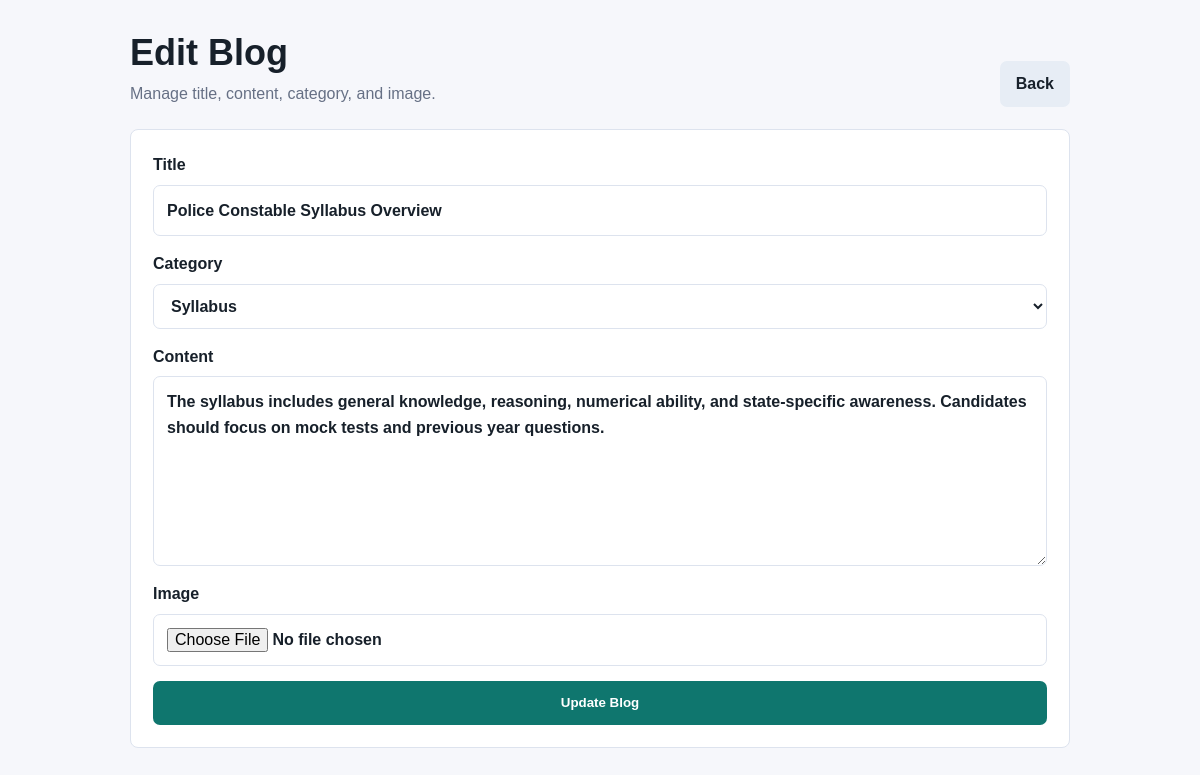
Screenshot of /admin/blog-form.php?id=4 (signed in) with the database file from the repository.
### tables this page shows
CREATE TABLE IF NOT EXISTS blogs (
    id INT AUTO_INCREMENT PRIMARY KEY,
    title VARCHAR(255) NOT NULL,
    content TEXT NOT NULL,
    category VARCHAR(100) NOT NULL,
    image VARCHAR(255) DEFAULT NULL,
    created_at TIMESTAMP DEFAULT CURRENT_TIMESTAMP,
    updated_at TIMESTAMP DEFAULT CURRENT_TIMESTAMP ON UPDATE CURRENT_TIMESTAMP
);

### config/database.php (called while the page is built, shortened)
<?php
function db(): mysqli
{
    $connection = new mysqli(DB_HOST, DB_USER, DB_PASS, DB_NAME);
    $connection->set_charset('utf8mb4');
    return $connection;
}

### includes/helpers.php (called while the page is built, shortened)
<?php
function e(?string $value): string
{
    return htmlspecialchars((string) $value, ENT_QUOTES, 'UTF-8');
}
function categories(): array
{
    return ['Admit Card', 'Result', 'Job Alert', 'Syllabus', 'Answer Key'];
}

### admin/blog-form.php (the view, shortened to what this page needs)
<?php
$id = (int) ($_GET['id'] ?? 0);
$isEdit = $id > 0;
$blog = ['title' => '', 'content' => '', 'category' => categories()[0], 'image' => null];
if ($isEdit) {
    $stmt = db()->prepare('SELECT * FROM blogs WHERE id = ?');
    $stmt->bind_param('i', $id);
    $stmt->execute();
    $found = $stmt->get_result()->fetch_assoc();
    $blog = $found;
}
?>
<!DOCTYPE html>
<html lang="en">
<head>
    <link rel="stylesheet" href="../assets/css/style.css">
</head>
<body>
<main class="admin-shell">
    <div class="page-heading">
        <div>
            <h1><?= $isEdit ? 'Edit Blog' : 'Add Blog' ?></h1>
            <p>Manage title, content, category, and image.</p>
        </div>
        <a class="btn secondary" href="dashboard.php">Back</a>
    </div>
    <div class="panel">
        <form method="post" enctype="multipart/form-data" class="form-grid">
            <label class="label">Title
                <input class="input" type="text" name="title" value="<?= e($blog['title']) ?>" required>
            </label>
            <label class="label">Category
                <select class="select" name="category" required>
                    <?php foreach (categories() as $category): ?>
                        <option value="<?= e($category) ?>" <?= $blog['category'] === $category ? 'selected' : '' ?>><?= e($category) ?></option>
                    <?php endforeach; ?>
                </select>
            </label>
            <label class="label">Content
                <textarea class="textarea" name="content" required><?= e($blog['content']) ?></textarea>
            </label>
            <label class="label">Image
                <input class="input" type="file" name="image" accept="image/jpeg,image/png,image/webp">
            </label>
            <button class="btn" type="submit"><?= $isEdit ? 'Update Blog' : 'Create Blog' ?></button>
        </form>
    </div>
</main>
</body>
</html>

### assets/css/style.css (style rules this page uses)
:root { --bg: #f6f7fb; --surface: #ffffff; --ink: #17202a; --muted: #667085; --line: #dde3ee; --primary: #0f766e; --primary-dark: #115e59; --accent: #f59e0b; --danger: #dc2626; }
* { box-sizing: border-box; }
body { margin: 0; font-family: Arial, Helvetica, sans-serif; color: var(--ink); background: var(--bg); line-height: 1.6; }
a { color: inherit; text-decoration: none; }
.page-heading { display: flex; align-items: end; justify-content: space-between; gap: 20px; margin-bottom: 22px; }
.page-heading h1 { margin: 0; font-size: 36px; line-height: 1.15; }
.page-heading p { margin: 8px 0 0; color: var(--muted); }
.input, .select, .textarea { width: 100%; border: 1px solid var(--line); border-radius: 7px; padding: 12px 13px; font: inherit; background: #fff; color: var(--ink); }
.textarea { min-height: 190px; resize: vertical; }
.btn { display: inline-flex; align-items: center; justify-content: center; min-height: 44px; border: 0; border-radius: 7px; padding: 10px 16px; background: var(--primary); color: #fff; font-weight: 800; cursor: pointer; }
.btn.secondary { background: #e7edf5; color: var(--ink); }
.admin-shell { max-width: 980px; margin: 0 auto; padding: 32px 20px; }
.panel { background: var(--surface); border: 1px solid var(--line); border-radius: 8px; padding: 22px; }
.form-grid { display: grid; gap: 15px; }
.label { display: grid; gap: 7px; font-weight: 800; }

### rows the page displays
blogs: title "Police Constable Syllabus Overview", content "The syllabus includes general knowledge, reasoning, numerical ability, and state-specific awareness. Candidates should focus on mock tests and previous year questions."

### other values shown
form field category "Syllabus"
